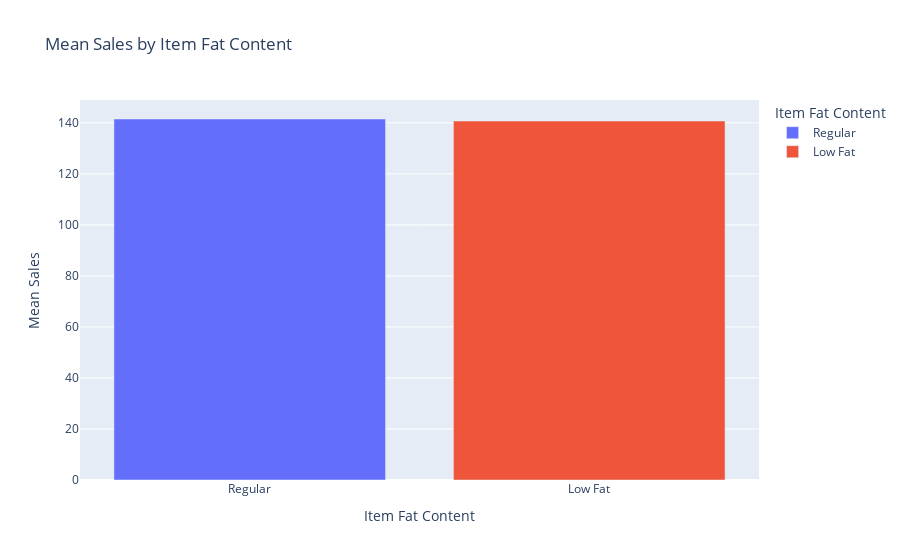

The notebook cell saved with this chart:
### Code cell
fig=px.bar(ITEMFATCONTENT,x='Item Fat Content',y='Sales',color='Item Fat Content',title='Mean Sales by Item Fat Content')
fig.update_layout(xaxis_title='Item Fat Content',yaxis_title='Mean Sales',legend_title='Item Fat Content')
fig.show()

### Figure 1 — Plotly figure (JSON) as saved in the notebook; plotly's stock layout.template omitted (floating-point values rounded to 4 significant figures)
{"data": [{"alignmentgroup": "True", "hovertemplate": "Item Fat Content=%{x}<br>Sales=%{y}<extra></extra>", "legendgroup": "Regular", "marker": {"color": "#636efa", "pattern": {"shape": ""}}, "name": "Regular", "offsetgroup": "Regular", "orientation": "v", "showlegend": true, "textposition": "auto", "type": "bar", "x": ["Regular"], "xaxis": "x", "y": [141.5], "yaxis": "y"}, {"alignmentgroup": "True", "hovertemplate": "Item Fat Content=%{x}<br>Sales=%{y}<extra></extra>", "legendgroup": "Low Fat", "marker": {"color": "#EF553B", "pattern": {"shape": ""}}, "name": "Low Fat", "offsetgroup": "Low Fat", "orientation": "v", "showlegend": true, "textposition": "auto", "type": "bar", "x": ["Low Fat"], "xaxis": "x", "y": [140.7], "yaxis": "y"}], "layout": {"barmode": "relative", "legend": {"title": {"text": "Item Fat Content"}, "tracegroupgap": 0}, "title": {"text": "Mean Sales by Item Fat Content"}, "xaxis": {"anchor": "y", "categoryarray": ["Regular", "Low Fat"], "categoryorder": "array", "domain": [0, 1], "title": {"text": "Item Fat Content"}}, "yaxis": {"anchor": "x", "domain": [0, 1], "title": {"text": "Mean Sales"}}}}
